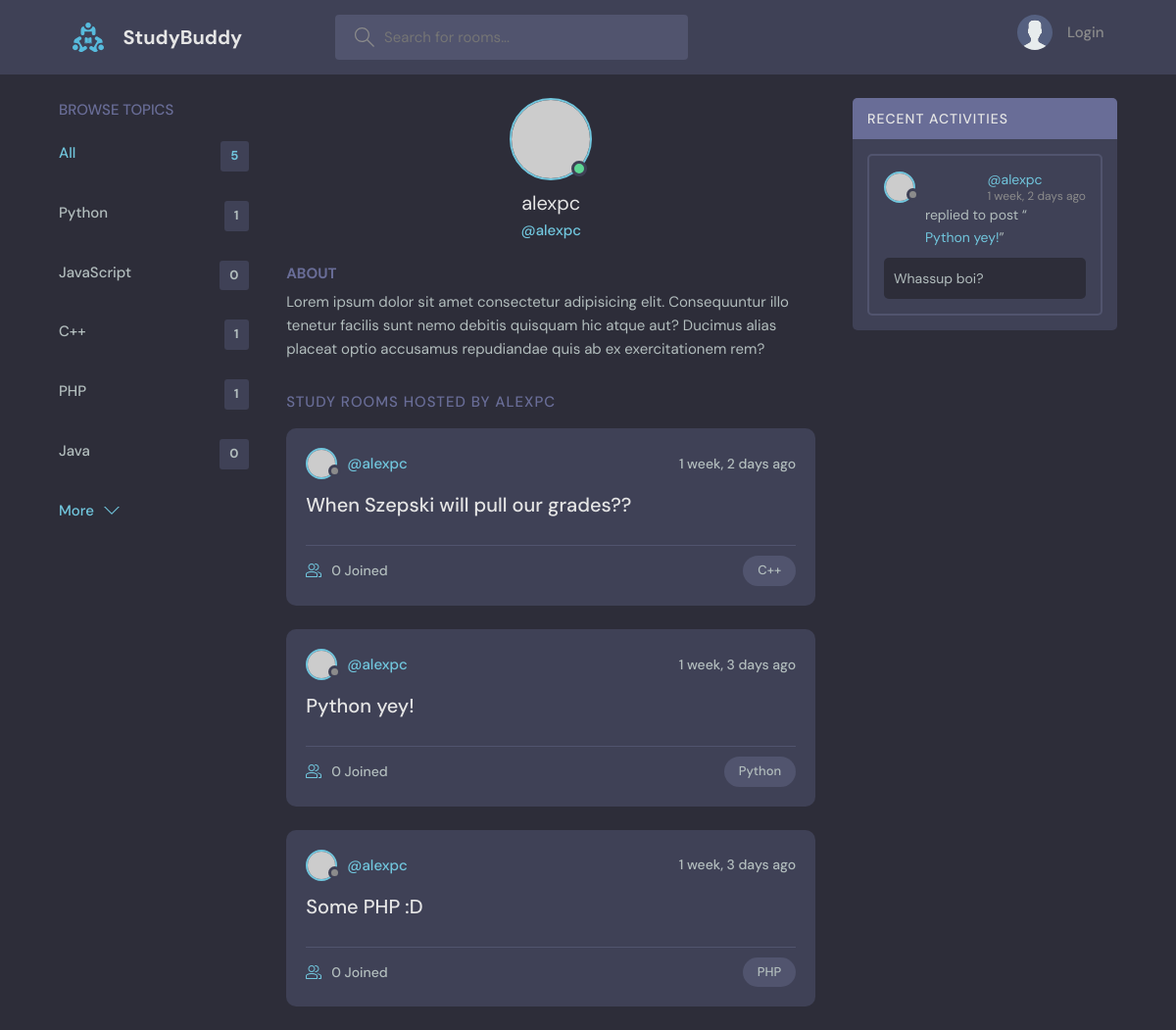
The app's page /profile/1/, older data.
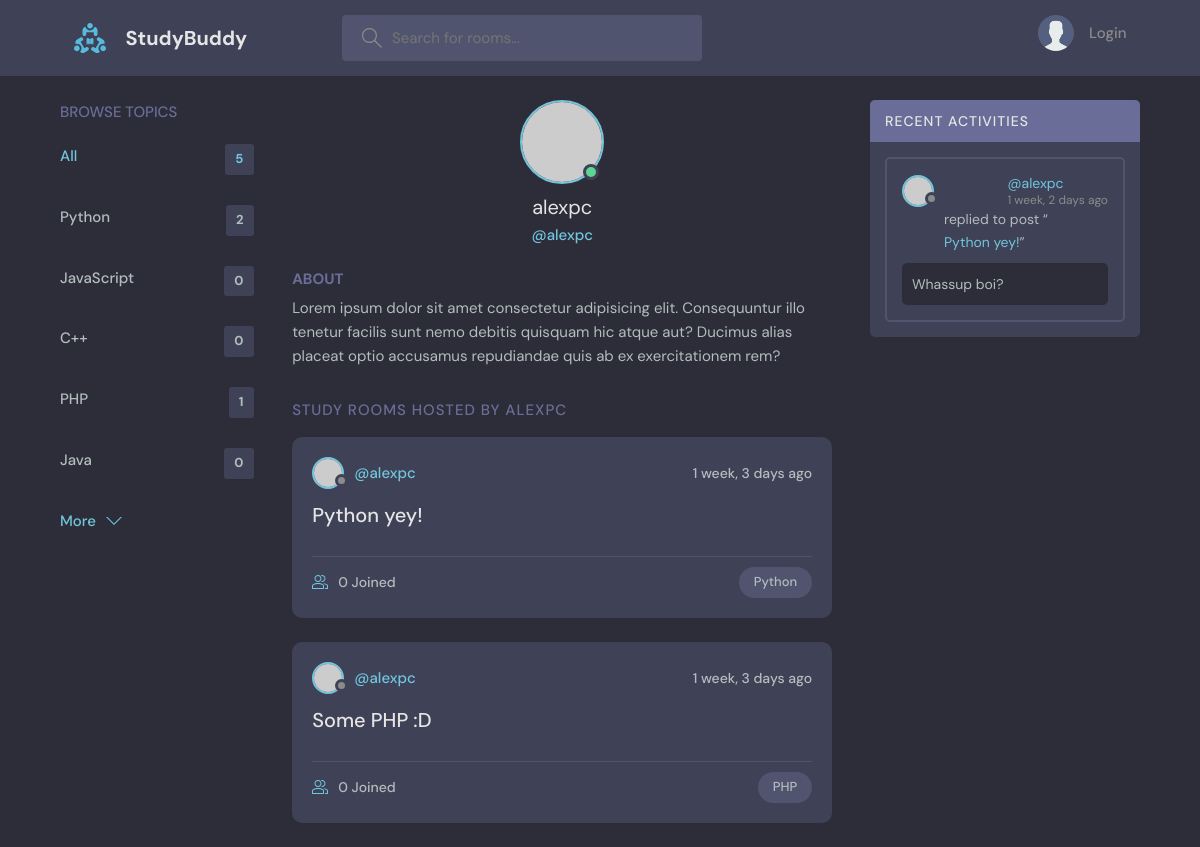
The same page, newer data.
### main/models.py (models this page shows, shortened)
class Topic(models.Model):
    name = models.CharField(max_length=200)

class Room(models.Model):
    host = models.ForeignKey(User, on_delete=models.SET_NULL, null=True)
    topic = models.ForeignKey(Topic, on_delete=models.SET_NULL, null=True)
    name = models.CharField(max_length=200)
    description = models.TextField(null=True, blank=True)
    participants = models.ManyToManyField(User, related_name='Participants', blank=True)
    updated = models.DateTimeField(auto_now=True)
    created = models.DateTimeField(auto_now_add=True)
    class Meta:
        ordering = ['-updated', '-created']
    def __str__(self):
        return self.name

class Message(models.Model):
    user = models.ForeignKey(User, on_delete=models.CASCADE)
    room = models.ForeignKey(Room, on_delete=models.CASCADE)
    body = models.TextField()
    updated = models.DateTimeField(auto_now=True)
    created = models.DateTimeField(auto_now_add=True)
    class Meta:
        ordering = ['-updated', '-created']

### main/views.py (the view)
# urls.py: path('profile/<str:pk>/', views.userProfile, name='user-profile'),
def userProfile(request, pk):
    user = User.objects.get(id=pk)
    room_messages = user.message_set.all()
    rooms = user.room_set.all()
    topics = Topic.objects.all()
    context = {'user': user, 'rooms': rooms, 'room_messages': room_messages,
               'topics': topics}
    return render(request, 'main/profile.html', context)

### main/templates/main/profile.html (shortened to what this page needs)
{% extends 'main.html' %}
{% block content %}
  <main class="profile-page layout layout--3">
    <div class="container">
      {% include 'main/topics_component.html' %}
      <div class="roomList">
        <div class="profile">
          <div class="profile__avatar">
            <div class="avatar avatar--large active">
              <img src="https://randomuser.me/api/portraits/men/11.jpg" />
            </div>
          </div>
          <div class="profile__info">
            <h3>{{user.username}}</h3>
            <p>@{{user.username}}</p>
          </div>
          <div class="profile__about">
            <h3>About</h3>
            <p>
              Lorem ipsum dolor sit amet consectetur adipisicing elit. Consequuntur illo tenetur
              facilis sunt nemo debitis quisquam hic atque aut? Ducimus alias placeat optio
              accusamus repudiandae quis ab ex exercitationem rem?
            </p>
          </div>
        </div>
        <div class="roomList__header">
          <div>
            <h2>Study Rooms Hosted by {{user.username}}</a>
            </h2>
          </div>
        </div>
        {% include 'main/feed_component.html' %}
      </div>
      {% include 'main/activity_component.html' %}
    </div>
  </main>
{% endblock %}

### main/templates/main/topics_component.html
<div class="topics">
          <div class="topics__header">
            <h2>Browse Topics</h2>
          </div>
          <ul class="topics__list">
            <li>
              <a href="{% url 'home' %}" class="active">All <span>{{topics.count}}</span></a>
            </li>
            {% for topic in topics %}
            <li>
              <a href="{% url 'home' %}?q={{topic.name}}">{{topic.name}} <span>{{topic.room_set.all.count}}</span></a>
            </li>
            {% endfor %}
          </ul>
          <a class="btn btn--link" href="topics.html">
            More
            <svg version="1.1" xmlns="http://www.w3.org/2000/svg" width="32" height="32" viewBox="0 0 32 32">
              <title>chevron-down</title>
              <path d="M16 21l-13-13h-3l16 16 16-16h-3l-13 13z"></path>
            </svg>
          </a>
        </div>

### main/templates/main/feed_component.html (shortened to what this page needs)
{% for room in rooms %}
<div class="roomListRoom">
  <div class="roomListRoom__header">
              <a href="{% url 'user-profile' room.host_id %}" class="roomListRoom__author">
                <div class="avatar avatar--small">
                  <img src="https://randomuser.me/api/portraits/women/11.jpg" />
                </div>
                <span>@{{room.host.username}}</span>
              </a>
              <div class="roomListRoom__actions">
                <span>{{room.created|timesince}} ago</span>
              </div>
            </div>
            <div class="roomListRoom__content">
              <a href="{% url 'room' room.id %}">{{room.name}}</a>
            </div>
            <div class="roomListRoom__meta">
              <a href="{% url 'room' room.id %}" class="roomListRoom__joined">
                {{room.participants.all.count}} Joined
              </a>
              <p class="roomListRoom__topic">{{room.topic.name}}</p>
            </div>
</div>
{% endfor %}

### main/templates/main/activity_component.html (shortened to what this page needs)
<div class="activities">
          <div class="activities__header">
            <h2>Recent Activities</h2>
          </div>
    {% for message in room_messages %}
          <div class="activities__box">
            <div class="activities__boxHeader roomListRoom__header">
              <a href="{% url 'user-profile' message.user_id %}" class="roomListRoom__author">
                <div class="avatar avatar--small">
                  <img src="https://randomuser.me/api/portraits/women/11.jpg" />
                </div>
                <p>
                  <a href="{% url 'user-profile' message.user_id %}">@{{message.user}}</a>
                  <span>{{message.created|timesince}} ago</span>
                </p>
              </a>
            </div>
            <div class="activities__boxContent">
              <p>replied to post “<a href="{% url 'room' message.room_id %}">{{message.room}}</a>”</p>
              <div class="activities__boxRoomContent">
                  {{message.body}}
              </div>
            </div>
          </div>
    {% endfor %}
</div>

Row changes from the older to the newer data that the page shows:
removed Room: host.username "alexpc", created "1 week, 2 days", name "When Szepski will pull our grades??", participants.all.count "0", topic.name "C++"
computed for Topic "Python": room_set.all.count "1" → "2"
computed for Topic (number 3 of 5 on the later page): room_set.all.count "1" → "0"
